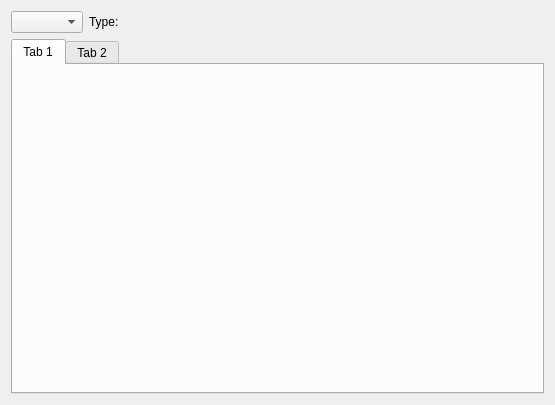
<?xml version="1.0" encoding="UTF-8"?>
<ui version="4.0">
 <class>UAVFlyManage_MavlinkVehicleManageDialog</class>
 <widget class="QWidget" name="UAVFlyManage_MavlinkVehicleManageDialog">
  <property name="geometry">
   <rect>
    <x>0</x>
    <y>0</y>
    <width>555</width>
    <height>405</height>
   </rect>
  </property>
  <property name="windowTitle">
   <string>Form</string>
  </property>
  <layout class="QVBoxLayout" name="verticalLayout">
   <item>
    <layout class="QHBoxLayout" name="horizontalLayout">
     <item>
      <widget class="QComboBox" name="comboBox_UAVFlyManage_MavlinkVehicleManage_Vehicles">
       <property name="maxVisibleItems">
        <number>20</number>
       </property>
      </widget>
     </item>
     <item>
      <widget class="QLabel" name="label_UAVFlyManage_MavlinkVehicleManage_VehiclesInfo">
       <property name="text">
        <string>Type:</string>
       </property>
      </widget>
     </item>
     <item>
      <spacer name="horizontalSpacer_UAVFlyManage_MavlinkVehicleManage_02">
       <property name="orientation">
        <enum>Qt::Horizontal</enum>
       </property>
       <property name="sizeHint" stdset="0">
        <size>
         <width>40</width>
         <height>20</height>
        </size>
       </property>
      </spacer>
     </item>
    </layout>
   </item>
   <item>
    <widget class="QTabWidget" name="tabWidget_UAVFlyManage_MavlinkVehicleManage_Vehicles">
     <widget class="QWidget" name="tab">
      <attribute name="title">
       <string>Tab 1</string>
      </attribute>
     </widget>
     <widget class="QWidget" name="tab_2">
      <attribute name="title">
       <string>Tab 2</string>
      </attribute>
     </widget>
    </widget>
   </item>
  </layout>
 </widget>
 <resources/>
 <connections/>
</ui>
